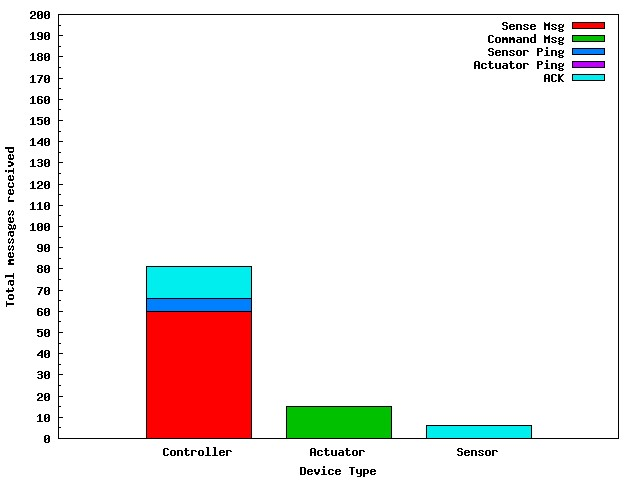

Here is the gnuplot script that generated this plot:
set term tikz color solid createstyle
set output "KNoT.tex"
set size 0.7,1
set boxwidth 0.75 absolute
set style fill solid 1.00 border -1
set style histogram rowstacked
set style data histograms
set xtics 1000 nomirror
set ytics 100 nomirror
set mxtics 2
set mytics 2
set ytics 20
set yrange [0:250]
set ylabel "Total messages received"
set xlabel "Device Type"


plot 'KNoT.dat' using 2 t "Sense Msg", '' using 3 t "Command Msg", '' using 4 t "Sensor Ping", '' using 5 t "Actuator Ping", '' using 6:xtic(1) t "ACK"

